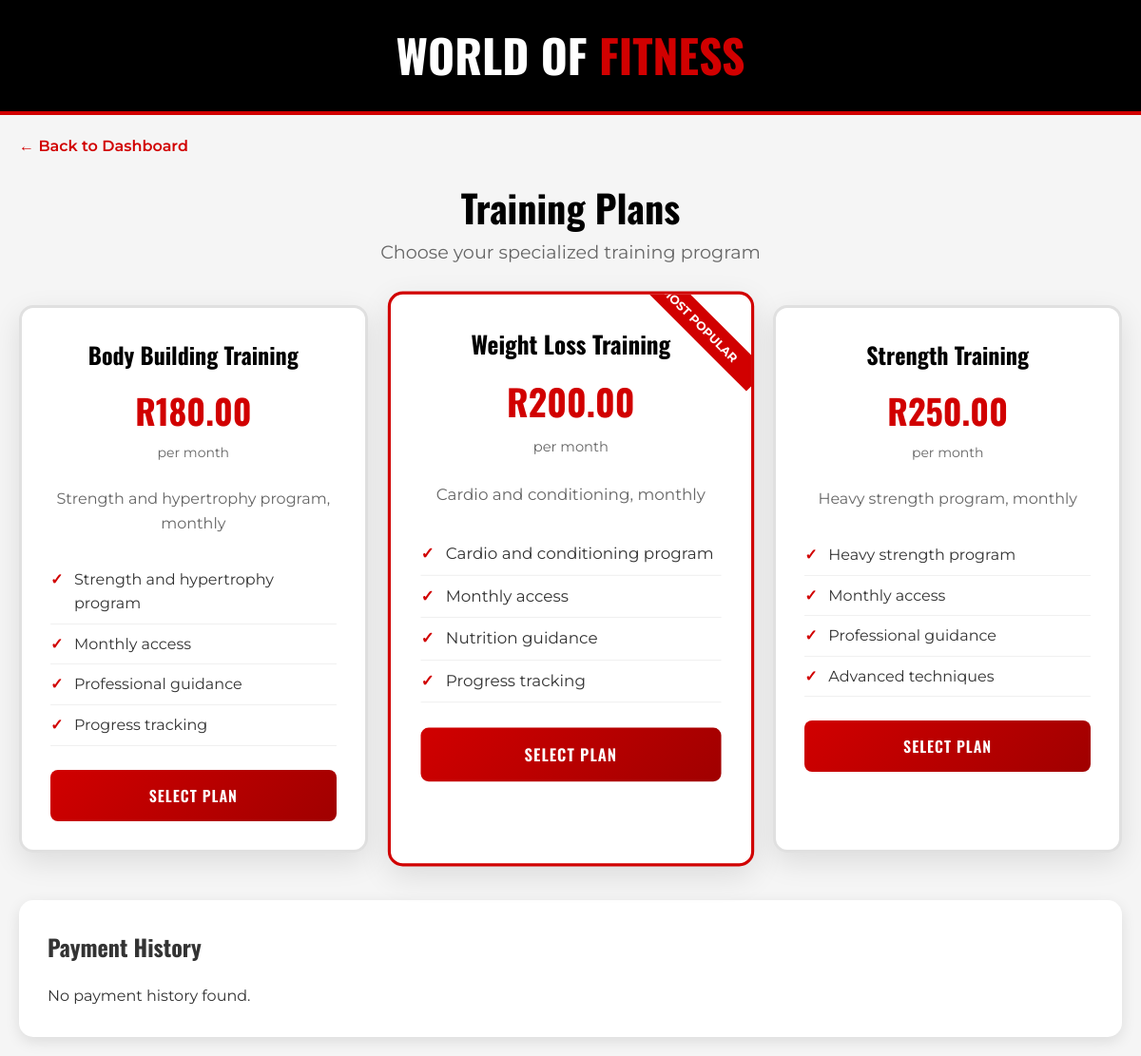
The page /payment/index.php (signed in) on the database its author committed.
### tables this page shows
CREATE TABLE `plans` (
  `id` int(11) NOT NULL AUTO_INCREMENT,
  `title` varchar(100) NOT NULL,
  `price` decimal(10,2) NOT NULL,
  `description` text DEFAULT NULL,
  `created_at` timestamp NOT NULL DEFAULT current_timestamp(),
  PRIMARY KEY (`id`)
);

### payment/index.php (called while the page is built, shortened)
<?php
require_once __DIR__ . '/../api/dbh.php';
require_once __DIR__ . '/includes/model.php';
require_once __DIR__ . '/includes/contr.php';
$plans = getAllPlans($pdo);
$userPayments = getPaymentHistoryByUser($pdo, (int)$_SESSION['user_idusers']);
$cssPath = 'style.css?v=' . time();
require_once __DIR__ . '/includes/view.php';
?>

### payment/includes/model.php (called while the page is built, shortened)
<?php
function getAllPlans(object $pdo): array {
    $sql = "SELECT id, title, price, description
            FROM plans
            ORDER BY price ASC";
    $stmt = $pdo->prepare($sql);
    $stmt->execute();
    return $stmt->fetchAll(PDO::FETCH_ASSOC) ?: [];
}
?>

### payment/includes/contr.php (called while the page is built, shortened)
<?php
require_once __DIR__ . '/model.php';
function formatPrice($price): string {
    $priceValue = is_string($price) ? (float)$price : $price;
    return 'R' . number_format($priceValue, 2);
}
function getPlanFeatures(string $planTitle): array {
    $features = [];
    switch ($planTitle) {
        case 'Body Building Training':
            $features = [
                'Strength and hypertrophy program',
                'Monthly access',
                'Professional guidance',
                'Progress tracking'
            ];
            break;
        case 'Weight Loss Training':
            $features = [
                'Cardio and conditioning program',
                'Monthly access',
                'Nutrition guidance',
                'Progress tracking'
            ];
            break;
        case 'Strength Training':
            $features = [
                'Heavy strength program',
                'Monthly access',
                'Professional guidance',
                'Advanced techniques'
            ];
            break;
    }
    return $features;
}
?>

### payment/includes/view.php (the view, shortened to what this page needs)
<!DOCTYPE html>
<html lang="en">
<head>
    <link rel="stylesheet" href="<?= $cssPath ?>">
</head>
<body>
    <div class="world-fitness-banner">
        <div class="banner-content">
            <h1><span class="world-text">WORLD OF </span><span class="fitness-text">FITNESS</span></h1>
        </div>
    </div>
    <div class="plans-container">
        <a href="../users page/dashboard.php" class="back-to-dashboard">← Back to Dashboard</a>
        <header style="text-align: center; margin-bottom: 40px;">
            <h1 style="font-family: 'Oswald', sans-serif; font-size: 2.5rem; color: #000;">
                Training Plans
            </h1>
            <p style="font-size: 1.2rem; color: #666;">
                Choose your specialized training program
            </p>
        </header>
        <div class="plans-grid">
            <?php foreach ($plans as $index => $plan): ?>
                <div class="plan-card <?= $index === 1 ? 'popular' : '' ?>">
                    <div class="plan-header">
                        <h3 class="plan-title"><?= htmlspecialchars($plan['title']) ?></h3>
                        <div class="plan-price"><?= formatPrice($plan['price']) ?></div>
                        <div class="plan-duration">per month</div>
                    </div>
                    <p style="color: #666; text-align: center; margin-bottom: 20px;">
                        <?= htmlspecialchars($plan['description']) ?>
                    </p>
                    <ul class="plan-features">
                        <?php
                        $features = getPlanFeatures($plan['title']);
                        foreach ($features as $feature):
                        ?>
                            <li><?= htmlspecialchars($feature) ?></li>
                        <?php endforeach; ?>
                    </ul>
                    <form action="process_payment.php" method="POST">
                        <button type="submit" class="select-plan-btn">
                            Select Plan
                        </button>
                    </form>
                </div>
            <?php endforeach; ?>
        </div>
        <div class="payment-history">
            <h2 style="font-family: 'Oswald', sans-serif; margin-bottom: 20px;">Payment History</h2>
            <?php if (empty($userPayments)): ?>
                <p>No payment history found.</p>
            <?php endif; ?>
        </div>
    </div>
</body>
</html>

### payment/style.css (style rules this page uses)
:root { --primary-red: #d10000; --dark-red: #a00000; --black: #000000; --white: #ffffff; --light-gray: #f5f5f5; --border-gray: #e0e0e0; }
* { box-sizing: border-box; margin: 0; padding: 0; }
body { font-family: 'Montserrat', Arial, sans-serif; background: var(--light-gray); color: #333; line-height: 1.6; }
.world-fitness-banner { background: var(--black); color: var(--white); padding: 20px 0; text-align: center; border-bottom: 4px solid var(--primary-red); }
.banner-content { max-width: 1200px; margin: 0 auto; padding: 0 20px; }
.world-fitness-banner h1 { font-family: 'Oswald', Arial, sans-serif; font-size: 3rem; font-weight: 700; margin: 0; }
.world-text { color: var(--white); }
.fitness-text { color: var(--primary-red); }

### payment/includes/view.php (style rules this page uses)
.plans-container { max-width: 1200px; margin: 0 auto; padding: 20px; }
.plans-grid { display: grid; grid-template-columns: repeat(auto-fit, minmax(300px, 1fr)); gap: 30px; margin: 40px 0; }
.plan-card { background: white; border-radius: 15px; padding: 30px; box-shadow: 0 10px 30px rgba(0,0,0,0.1); border: 3px solid #e0e0e0; transition: all 0.3s ease; position: relative; overflow: hidden; }
.plan-card.popular { border-color: #d10000; transform: scale(1.05); }
.plan-card.popular::before { content: 'MOST POPULAR'; position: absolute; top: 15px; right: -30px; background: #d10000; color: white; padding: 5px 30px; font-size: 12px; font-weight: bold; transform: rotate(45deg); }
.plan-header { text-align: center; margin-bottom: 25px; }
.plan-title { font-family: 'Oswald', sans-serif; font-size: 24px; font-weight: 700; color: #000; margin-bottom: 10px; }
.plan-price { font-family: 'Oswald', sans-serif; font-size: 36px; font-weight: 700; color: #d10000; margin-bottom: 5px; }
.plan-duration { color: #666; font-size: 14px; }
.plan-features { list-style: none; padding: 0; margin: 25px 0; }
.plan-features li { padding: 8px 0; border-bottom: 1px solid #f0f0f0; position: relative; padding-left: 25px; }
.plan-features li::before { content: '✓'; position: absolute; left: 0; color: #d10000; font-weight: bold; }
.select-plan-btn { width: 100%; padding: 15px; background: linear-gradient(135deg, #d10000, #a00000); color: white; border: none; border-radius: 8px; font-family: 'Oswald', sans-serif; font-size: 16px; font-weight: 600; cursor: pointer; transition: all 0.3s ease; text-transform: uppercase; letter-spacing: 1px; }
.payment-history { margin-top: 50px; background: white; padding: 30px; border-radius: 15px; box-shadow: 0 5px 15px rgba(0,0,0,0.1); }
.back-to-dashboard { display: inline-block; margin-bottom: 20px; color: #d10000; text-decoration: none; font-weight: 600; }
.world-fitness-banner { background: #000000; color: #ffffff; padding: 20px 0; text-align: center; border-bottom: 4px solid #d10000; }
.banner-content { max-width: 1200px; margin: 0 auto; padding: 0 20px; }
.world-fitness-banner h1 { font-family: 'Oswald', Arial, sans-serif; font-size: 3rem; font-weight: 700; margin: 0; }
.world-text { color: #ffffff; }
.fitness-text { color: #d10000; }

### rows shown on the page
plans: title "Body Building Training", price "R180.00", description "Strength and hypertrophy program, monthly", title "Strength and hypertrophy program", title "Monthly access", title "Professional guidance", title "Progress tracking"
plans: title "Weight Loss Training", price "R200.00", description "Cardio and conditioning, monthly", title "Cardio and conditioning program", title "Monthly access", title "Nutrition guidance", title "Progress tracking"
plans: title "Strength Training", price "R250.00", description "Heavy strength program, monthly", title "Heavy strength program", title "Monthly access", title "Professional guidance", title "Advanced techniques"
